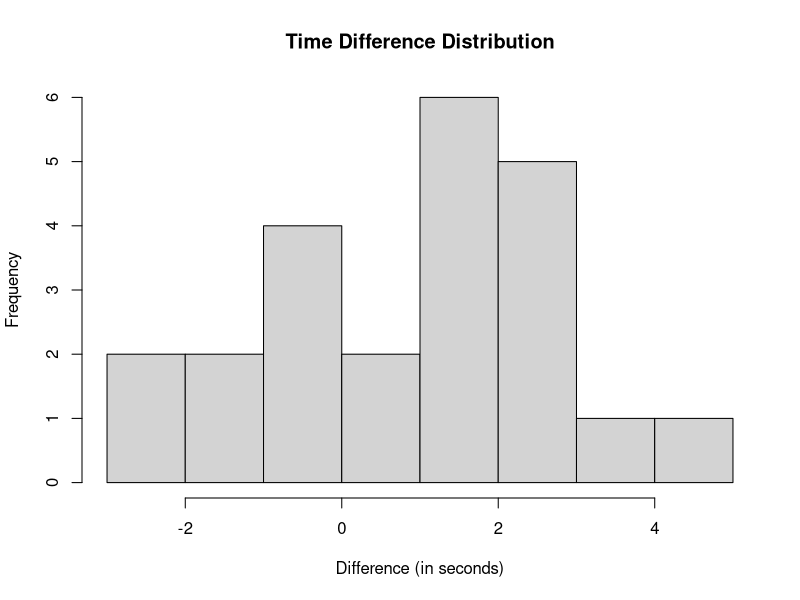

The R source for this figure:
## ---- chunk 1
knitr::opts_chunk$set(echo = TRUE)

sample_data <- read.delim("sample.txt", header = F)[,1]
olympic_data <- read.delim("olympic1500m.txt", sep = "")
## ---- chunk 2
mean <- mean(sample_data)
se <- sqrt((3 - (3*(mean))^2) / length(sample_data))
se
## ---- chunk 3
hist(olympic_data$Diff, main = "Time Difference Distribution", xlab = "Difference (in seconds)")

time <- olympic_data[,4]
mean(time)
sd(time)
qt(.95, 22)
qt(.98, 22)
